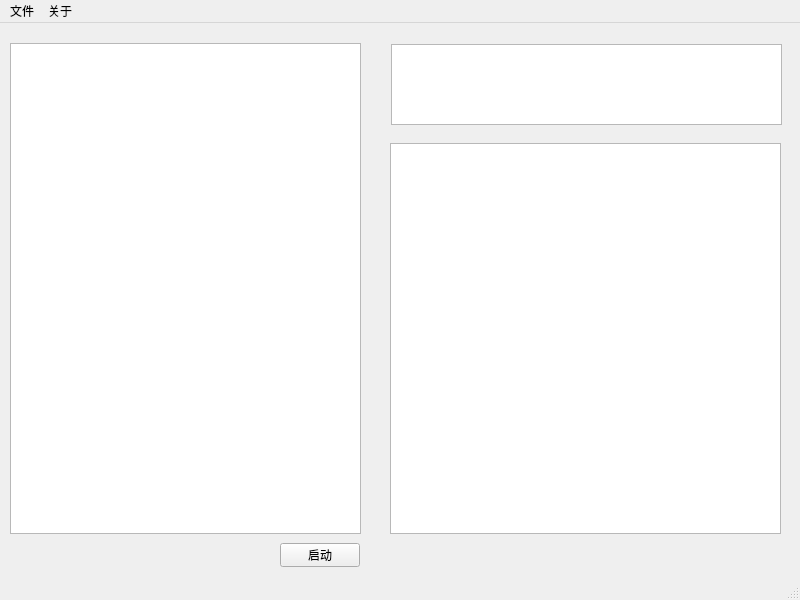
<?xml version="1.0" encoding="UTF-8"?>
<ui version="4.0">
 <class>MainWindow</class>
 <widget class="QMainWindow" name="MainWindow">
  <property name="geometry">
   <rect>
    <x>0</x>
    <y>0</y>
    <width>800</width>
    <height>600</height>
   </rect>
  </property>
  <property name="windowTitle">
   <string>Content/Function Words Finder</string>
  </property>
  <widget class="QWidget" name="centralwidget">
   <widget class="QPlainTextEdit" name="originText">
    <property name="geometry">
     <rect>
      <x>10</x>
      <y>20</y>
      <width>351</width>
      <height>491</height>
     </rect>
    </property>
   </widget>
   <widget class="QPushButton" name="startButton">
    <property name="geometry">
     <rect>
      <x>280</x>
      <y>520</y>
      <width>80</width>
      <height>24</height>
     </rect>
    </property>
    <property name="text">
     <string>启动</string>
    </property>
   </widget>
   <widget class="QPlainTextEdit" name="current">
    <property name="geometry">
     <rect>
      <x>390</x>
      <y>120</y>
      <width>391</width>
      <height>391</height>
     </rect>
    </property>
   </widget>
   <widget class="QPlainTextEdit" name="total">
    <property name="geometry">
     <rect>
      <x>391</x>
      <y>21</y>
      <width>391</width>
      <height>81</height>
     </rect>
    </property>
   </widget>
  </widget>
  <widget class="QMenuBar" name="menubar">
   <property name="geometry">
    <rect>
     <x>0</x>
     <y>0</y>
     <width>800</width>
     <height>21</height>
    </rect>
   </property>
   <widget class="QMenu" name="menu">
    <property name="title">
     <string>文件</string>
    </property>
   </widget>
   <widget class="QMenu" name="menu_2">
    <property name="title">
     <string>关于</string>
    </property>
   </widget>
   <addaction name="menu"/>
   <addaction name="menu_2"/>
  </widget>
  <widget class="QStatusBar" name="statusbar"/>
 </widget>
 <resources/>
 <connections/>
</ui>
